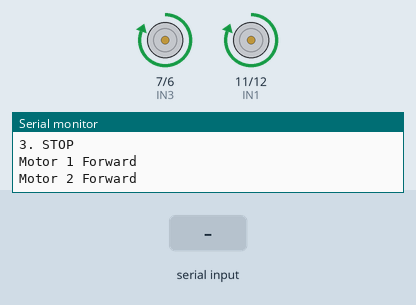
This sketch was run on a simulated Arduino Uno, built with avr-gcc and run on an emulated ATmega328P. On the bench: motor-driver pin pairs drawn as motors (green arrow = first pin HIGH = forward, orange = second pin HIGH = backward, longer = more drive), the last lines printed to the serial monitor. The inputs (shaded band) are chosen by the test bench.

Above: at 1.2 s.
1.3 s: "2" received over Serial
At 2.5 s:
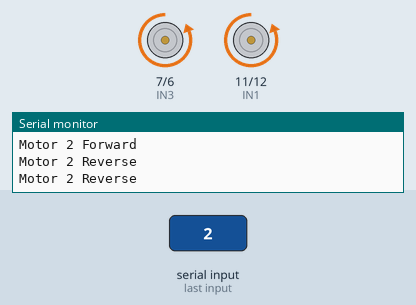
2.8 s: "3" received over Serial
At 3.8 s:
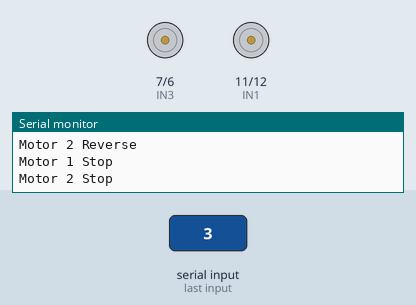
4.3 s: "1" received over Serial
At 5.0 s:
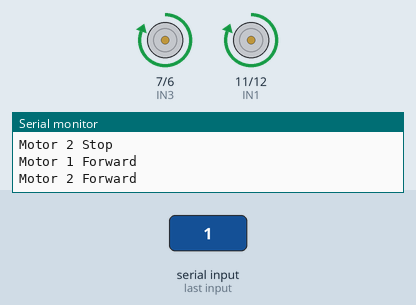
5.8 s: "0" received over Serial
At 6.1 s:
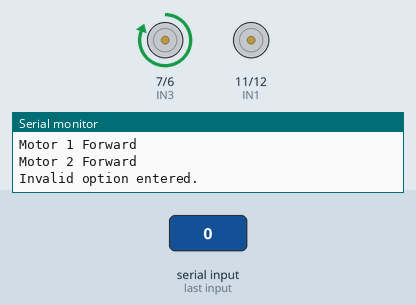
Timing chart, 0 to 8.3 s (numbered marks = the images above; inputs shaded):
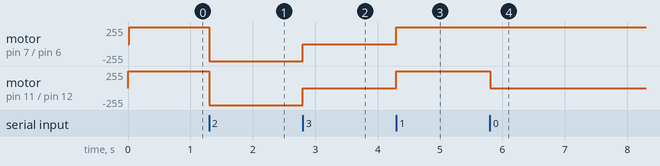

The sketch:

Dual_Motor.ino
```cpp
/*************************************
 * Dual Channel DC Motor Driver Board*
 *  Code Written by Idayu - MYBOTIC  *
 *************************************/
 #include <Ultrasonic.h>
int IN1 = 11;
int IN2 = 12;

int IN3 = 7;
int IN4 = 6;


void setup()
{
  pinMode(IN1, OUTPUT);
  pinMode(IN2, OUTPUT);
  pinMode(IN3, OUTPUT);
  pinMode(IN4, OUTPUT);

  Serial.begin(9600);
  Serial.println("Enter number for control option:");
  Serial.println("1. FORWARD");
  Serial.println("2. REVERSE");
  Serial.println("3. STOP");
  Serial.println();

  Forward();
}

void loop()
{
  char user_input;

  while(Serial.available())
  {
    user_input = Serial.read();
    digitalWrite(IN1, LOW); //OFF
    digitalWrite(IN2, LOW);

    if (user_input =='1')
    {
       Forward();
    }
    else if(user_input =='2')
    {
      Reverse();
    }
    else if(user_input =='3')
    {
      Stop();
    }
    else
    {
      Serial.println("Invalid option entered.");
    }
  }
}


void Forward()
{
  digitalWrite(IN1, HIGH);
  digitalWrite(IN2, LOW);
  Serial.print("Motor 1 Forward");
  Serial.println();

  digitalWrite(IN3, HIGH);
  digitalWrite(IN4, LOW);
  Serial.println("Motor 2 Forward");
  Serial.println();
}

void Reverse()
{
  digitalWrite(IN1, LOW);
  digitalWrite(IN2, HIGH);
  Serial.print("Motor 2 Reverse");
  Serial.println();

  digitalWrite(IN3, LOW);
  digitalWrite(IN4, HIGH);
  Serial.println("Motor 2 Reverse");
  Serial.println();
}

void Stop()
{
    digitalWrite(IN1, LOW);
    digitalWrite(IN2, LOW);
    Serial.print("Motor 1 Stop");
    Serial.println();

    digitalWrite(IN3, LOW);
    digitalWrite(IN4, LOW);
    Serial.println("Motor 2 Stop");
    Serial.println();

}
```

Measured:
- after the input at 1.3 s, motor on pin 7 (IN3) / pin 6 (IN4), motor on pin 11 (IN1) / pin 12 (IN2): forward 255/255 → backward 255/255 at once
- after the input at 2.8 s, motor on pin 7 (IN3) / pin 6 (IN4), motor on pin 11 (IN1) / pin 12 (IN2): backward 255/255 → stopped at once
- after the input at 4.3 s, motor on pin 7 (IN3) / pin 6 (IN4), motor on pin 11 (IN1) / pin 12 (IN2): stopped → forward 255/255 at once
- after the input at 5.8 s, motor on pin 11 (IN1) / pin 12 (IN2): forward 255/255 → stopped at once
